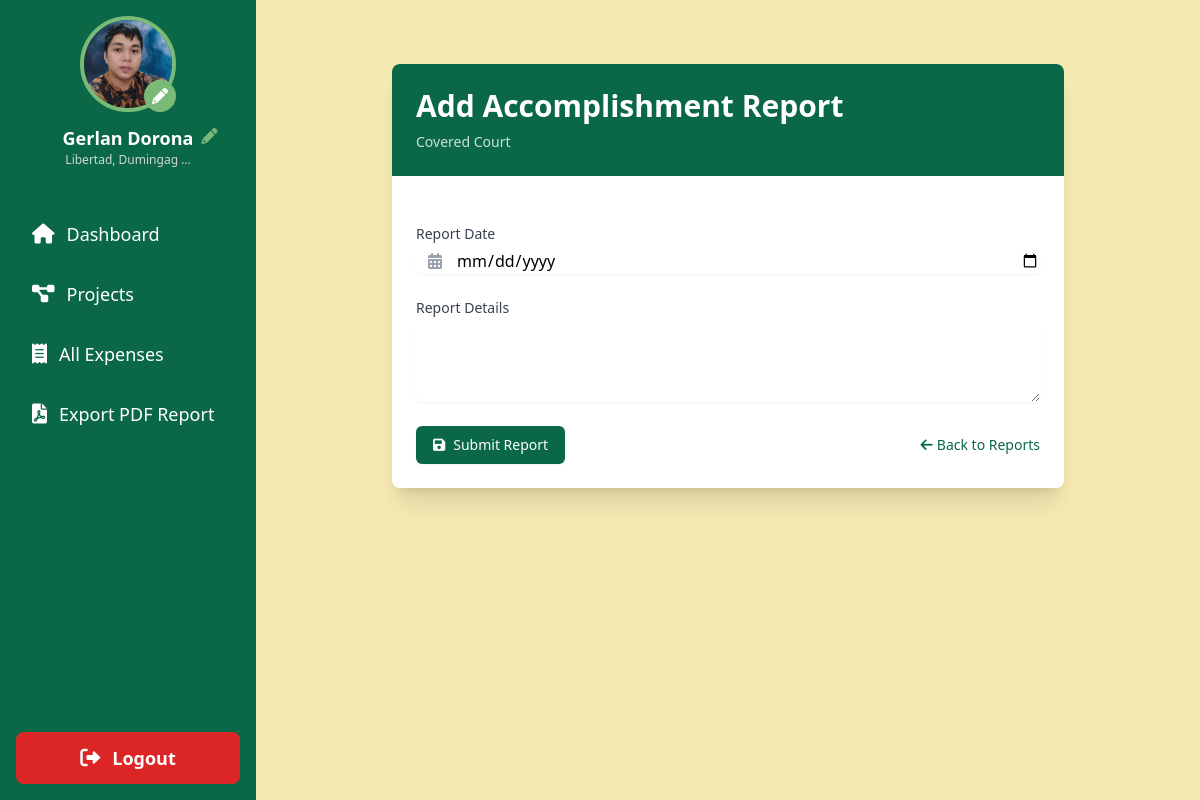
The page /project/10/add-accomplishment-report/ (signed in) on the database its author committed.
### sk_project/models.py (models this page shows, shortened)
class User(AbstractUser):
    is_chairman = models.BooleanField(default=False)
    profile_picture = models.ImageField(upload_to='profile_pics/', default='profile_pics/default_avatar.png', blank=True)
    address = models.TextField(blank=True, null=True)
    contact_number = models.CharField(max_length=15, blank=True, null=True)
    groups = models.ManyToManyField(
        Group,
        verbose_name=_('groups'),
        blank=True,
        help_text=_(
            'The groups this user belongs to. A user will get all permissions '
            'granted to each of their groups.'
        ),
        related_name='sk_user_set',
        related_query_name='sk_user',
    )
    user_permissions = models.ManyToManyField(
        Permission,
        verbose_name=_('user permissions'),
        blank=True,
        help_text=_('Specific permissions for this user.'),
        related_name='sk_user_set',
        related_query_name='sk_user',
    )

class Project(models.Model):
    name = models.CharField(max_length=255)
    description = models.TextField()
    budget = models.DecimalField(max_digits=10, decimal_places=2)
    main_budget = models.ForeignKey(MainBudget, related_name='projects', on_delete=models.SET_NULL, null=True)
    chairman = models.ForeignKey(User, related_name='projects', on_delete=models.CASCADE)
    start_date = models.DateField()
    end_date = models.DateField()
    created_at = models.DateTimeField(auto_now_add=True)
    updated_at = models.DateTimeField(auto_now=True)
    class Meta:
        ordering = ['start_date']

### sk_project/views.py (the view)
# urls.py: path('project/<int:project_id>/add-accomplishment-report/', views.add_accomplishment_report, name='add_accomplishment_report'),
@login_required
def add_accomplishment_report(request, project_id):
    project = get_object_or_404(Project, id=project_id, chairman=request.user)
    if request.method == 'POST':
        form = AccomplishmentReportForm(request.POST)
        if form.is_valid():
            report = form.save(commit=False)
            report.project = project
            report.save()
            return redirect('project_accomplishment_report', project_id=project.id)
    else:
        form = AccomplishmentReportForm()
    context = {
        'form': form,
        'project': project,
    }
    return render(request, 'add_accomplishment_report.html', context)

### sk_project/forms.py
class AccomplishmentReportForm(forms.ModelForm):
    class Meta:
        model = AccomplishmentReport
        fields = ['report_date', 'report_details']
        widgets = {
            'report_date': forms.DateInput(attrs={'type': 'date'}),
            'report_details': forms.Textarea(attrs={'rows': 4}),
        }

### templates/add_accomplishment_report.html (shortened to what this page needs)
{% extends 'base.html' %}
{% load widget_tweaks %}
{% block content %}
    <div class="container mx-auto px-4 py-8">
        <div class="max-w-2xl mx-auto bg-white rounded-lg shadow-xl overflow-hidden">
            <div class="bg-tertiary text-white p-6">
                <h1 class="text-3xl font-bold">Add Accomplishment Report</h1>
                <p class="mt-2 text-sm opacity-80">{{ project.name }}</p>
            </div>
            <div class="p-6">
                <form method="post" class="space-y-6">
                    <div>
                        <label for="{{ form.report_date.id_for_label }}" class="block text-sm font-medium text-gray-700">Report Date</label>
                        <div class="mt-1 relative rounded-md shadow-sm">
                            <div class="absolute inset-y-0 left-0 pl-3 flex items-center pointer-events-none">
                            </div>
                            {{ form.report_date|add_class:"pl-10 block w-full border-gray-300 rounded-md focus:ring-tertiary focus:border-tertiary" }}
                        </div>
                    </div>
                    <div>
                        <label for="{{ form.report_details.id_for_label }}" class="block text-sm font-medium text-gray-700">Report Details</label>
                        <div class="mt-1">
                            {{ form.report_details|add_class:"shadow-sm focus:ring-tertiary focus:border-tertiary block w-full sm:text-sm border-gray-300 rounded-md" }}
                        </div>
                    </div>
                    <div class="flex items-center justify-between">
                        <button type="submit" class="inline-flex items-center px-4 py-2 border border-transparent text-sm font-medium rounded-md shadow-sm text-white bg-tertiary hover:bg-quaternary focus:outline-none focus:ring-2 focus:ring-offset-2 focus:ring-tertiary">
                            <i class="fas fa-save mr-2"></i>Submit Report
                        </button>
                        <a href="{% url 'project_accomplishment_report' project.id %}" class="text-sm font-medium text-tertiary hover:text-quaternary">
                            <i class="fas fa-arrow-left mr-1"></i>Back to Reports
                        </a>
                    </div>
                </form>
            </div>
        </div>
    </div>
{% endblock %}

### templates/base.html (shortened to what this page needs)
<!DOCTYPE html>
<html lang="en">
    {% load static %}
    <head>
        <script src="https://cdn.tailwindcss.com"></script>
        <link href="https://cdnjs.cloudflare.com/ajax/libs/font-awesome/6.0.0-beta3/css/all.min.css" rel="stylesheet">
    </head>
    <body class="bg-secondary">
        <div class="flex h-screen">
            <aside class="w-64 bg-tertiary text-white flex flex-col">
                <div class="p-4 flex flex-col items-center">
                    <a href="{% url 'edit_profile' %}" class="mb-3 relative">
                        {% if user.profile_picture %}
                            <img src="{{ user.profile_picture.url }}" alt="Profile Picture" class="w-24 h-24 rounded-full border-4 border-quaternary hover:border-primary transition-colors duration-200">
                        {% else %}
                            <img src="{% static 'img/drr.png' %}" alt="Default Profile Picture" class="w-24 h-24 rounded-full border-4 border-quaternary hover:border-primary transition-colors duration-200">
                        {% endif %}
                        <i class="fas fa-pencil-alt absolute bottom-0 right-0 bg-quaternary text-white p-2 rounded-full"></i>
                    </a>
                    <div class="text-center relative">
                        <h2 class="text-lg font-semibold">{{ user.get_full_name|title }}</h2>
                        <p class="text-xs text-gray-300">{{ user.address|truncatechars:20|capfirst }}</p>
                        <a href="{% url 'edit_profile' %}" class="absolute -right-6 top-0">
                            <i class="fas fa-pencil-alt text-quaternary hover:text-primary transition-colors duration-200"></i>
                        </a>
                    </div>
                </div>
                <nav class="mt-6 flex-grow">
                    <a href="{% url 'dashboard' %}" class="block py-3 px-6 hover:bg-quaternary transition-colors duration-200  rounded-lg mb-2 mx-2 flex items-center">
                        <i class="fas fa-home mr-3 text-xl"></i> <span class="text-lg">Dashboard</span>
                    </a>
                    <a href="{% url 'all_projects' %}" class="block py-3 px-6 hover:bg-quaternary transition-colors duration-200  rounded-lg mb-2 mx-2 flex items-center">
                        <i class="fas fa-project-diagram mr-3 text-xl"></i> <span class="text-lg">Projects</span>
                    </a>
                    <a href="{% url 'all_expenses' %}" class="block py-3 px-6 hover:bg-quaternary transition-colors duration-200  rounded-lg mb-2 mx-2 flex items-center">
                        <i class="fas fa-receipt mr-3 text-xl"></i> <span class="text-lg">All Expenses</span>
                    </a>
                    <a href="{% url 'export_pdf_report' %}" class="block py-3 px-6 hover:bg-quaternary transition-colors duration-200  rounded-lg mb-2 mx-2 flex items-center">
                        <i class="fas fa-file-pdf mr-3 text-xl"></i> <span class="text-lg">Export PDF Report</span>
                    </a>
                </nav>
                <div class="p-4 mt-auto">
                    <a href="{% url 'logout' %}" class="block py-3 px-6 bg-red-600 text-white rounded-lg hover:bg-red-700 transition-colors duration-200 text-center flex items-center justify-center">
                        <i class="fas fa-sign-out-alt mr-3 text-xl"></i> <span class="text-lg font-semibold">Logout</span>
                    </a>
                </div>
            </aside>
            <main class="flex-1 p-8 overflow-y-auto">
                {% block content %}
                {% endblock %}
            </main>
        </div>
    </body>
</html>

### rows shown on the page
User: profile_picture (picture), get_full_name "Gerlan Dorona", address "Libertad, Dumingag …"
Project: name "Covered Court"
